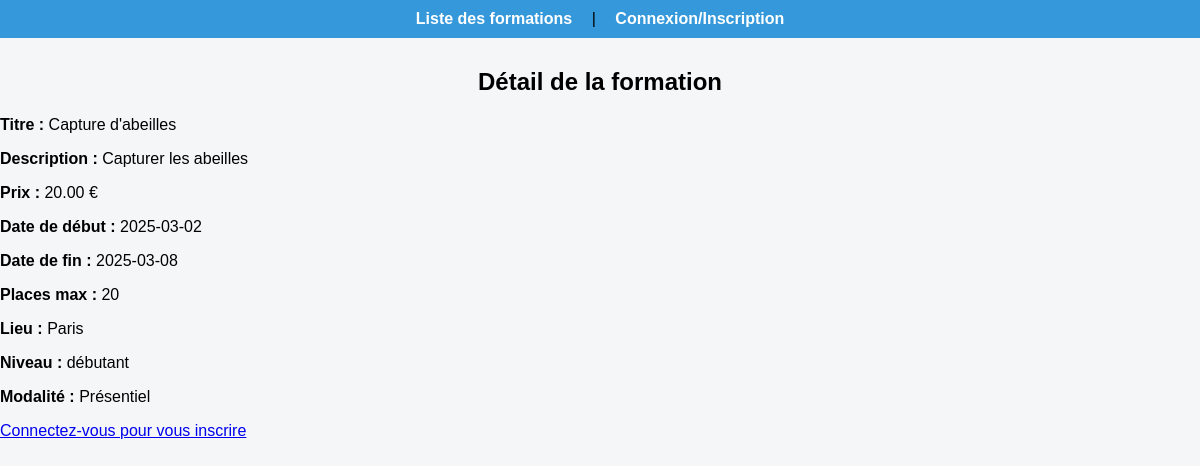
The page /MVC/index.php?action=detail&id=1 on the database its author committed.
### tables this page shows
CREATE TABLE `formations` (
  `id` int(11) NOT NULL,
  `titreFormation` varchar(255) DEFAULT NULL,
  `descriptionFormation` text DEFAULT NULL,
  `prixFormation` decimal(10,2) DEFAULT NULL,
  `dateDebutForm` date DEFAULT NULL,
  `dtFinForm` date DEFAULT NULL,
  `placeMaxForm` int(11) DEFAULT NULL,
  `idModalité` int(11) DEFAULT NULL,
  `idLieu` int(11) DEFAULT NULL,
  `idNiv` int(11) DEFAULT NULL
);

CREATE TABLE `lieu_form` (
  `id` int(11) NOT NULL,
  `libelle` varchar(255) DEFAULT NULL
);

CREATE TABLE `niveau_form` (
  `id` int(11) NOT NULL,
  `libelle` varchar(255) DEFAULT NULL
);

CREATE TABLE `modalite_form` (
  `id` int(11) NOT NULL,
  `libelle` varchar(255) DEFAULT NULL
);

### MVC/controler/c_formation.php (called while the page is built, shortened)
<?php
require_once 'model/Formations.php';
class FormationController {
    private $db;
    public function __construct($db) {
        $this->db = $db;
    }
    public function detail($id) {
        $formations = new Formations($this->db);
        $formation = $formations->getById($id);
        require 'views/v_detailFormation.php';
    }
}

### MVC/model/Formations.php (called while the page is built, shortened)
<?php
class Formations {
    private $conn;
    public function __construct($db) {
        $this->conn = $db;
    }
    public function getById($id) {
        $query = "SELECT f.*, l.libelle AS lNom, m.libelle AS mNom, n.libelle AS nNom
                  FROM formations f
                  JOIN lieu_form l ON f.idLieu = l.id
                  JOIN modalite_form m ON f.idModalité = m.id
                  JOIN niveau_form n ON f.idNiv = n.id
                  WHERE f.id = :id";
        $stmt = $this->conn->prepare($query);
        $stmt->bindParam(":id", $id, PDO::PARAM_INT);
        $stmt->execute();
        return $stmt->fetch(PDO::FETCH_ASSOC);
    }
}

### MVC/views/v_detailFormation.php (the view)
<?php include 'views/layouts/nav.php'; ?>
<h2>Détail de la formation</h2>
<link rel="stylesheet" href="style.css">
<p><strong>Titre :</strong> <?= htmlspecialchars($formation['titreFormation']) ?></p>
<p><strong>Description :</strong> <?= htmlspecialchars($formation['descriptionFormation']) ?></p>
<p><strong>Prix :</strong> <?= htmlspecialchars($formation['prixFormation']) ?> €</p>
<p><strong>Date de début :</strong> <?= htmlspecialchars($formation['dateDebutForm']) ?></p>
<p><strong>Date de fin :</strong> <?= htmlspecialchars($formation['dtFinForm']) ?></p>
<p><strong>Places max :</strong> <?= htmlspecialchars($formation['placeMaxForm']) ?></p>
<p><strong>Lieu :</strong> <?= htmlspecialchars($formation['lNom']) ?></p>
<p><strong>Niveau :</strong> <?= htmlspecialchars($formation['nNom']) ?></p>
<p><strong>Modalité :</strong> <?= htmlspecialchars($formation['mNom']) ?></p>
<?php if (isset($_SESSION['client_id'])): ?>
    <a href="index.php?action=inscrire&id=<?= $formation['id'] ?>">M'inscrire à cette formation</a>
<?php else: ?>
    <a href="index.php?action=auth">Connectez-vous pour vous inscrire</a>
<?php endif; ?>

### MVC/style.css (style rules this page uses)
h2 { text-align: center; margin-top: 30px; }

### rows shown on the page
formations: titreFormation "Capture d'abeilles", descriptionFormation "Capturer les abeilles", prixFormation "20.00", dateDebutForm "2025-03-02", dtFinForm "2025-03-08", placeMaxForm "20", idLieu.libelle "Paris", idNiv.libelle "débutant", idModalité.libelle "Présentiel"
